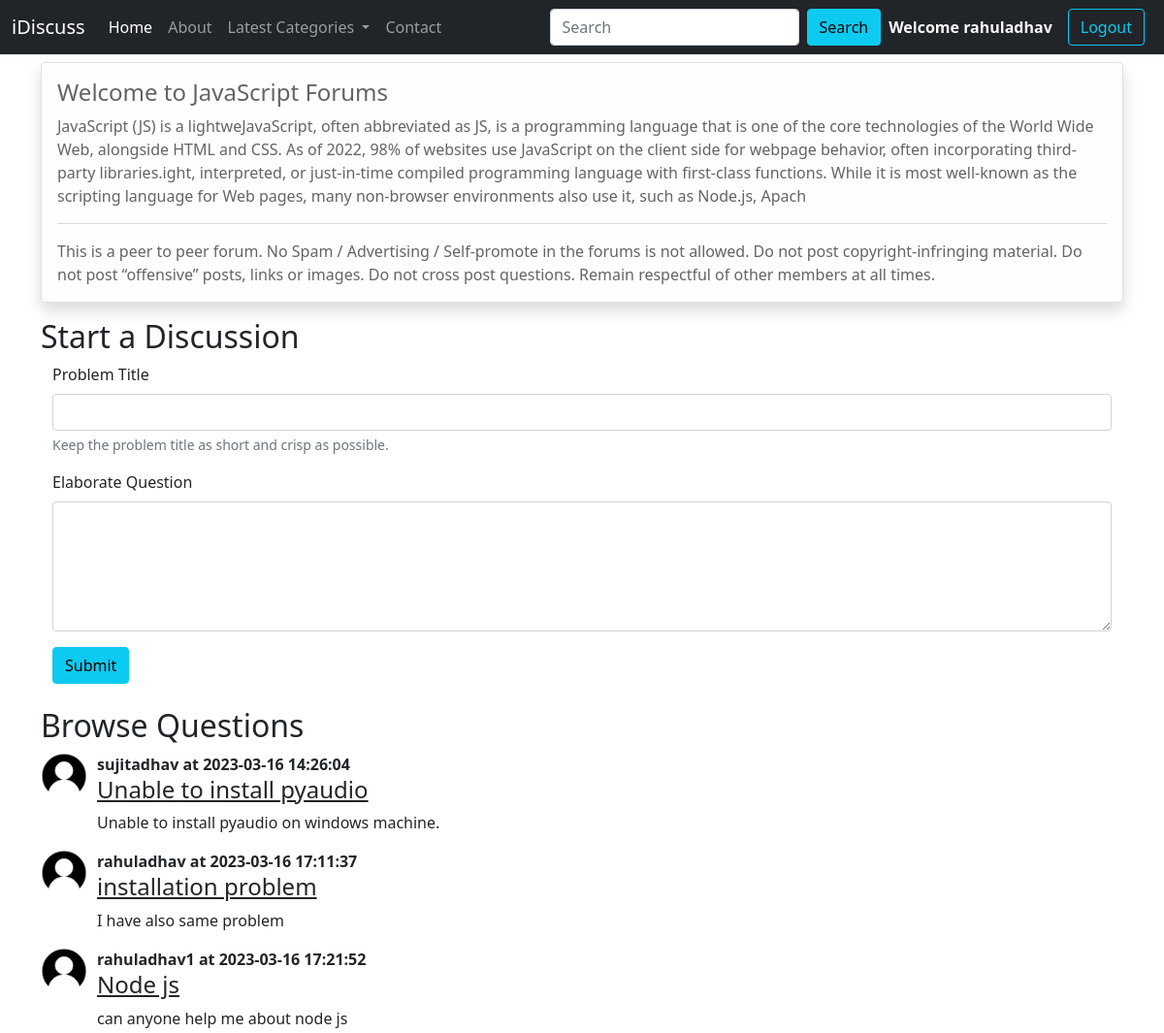
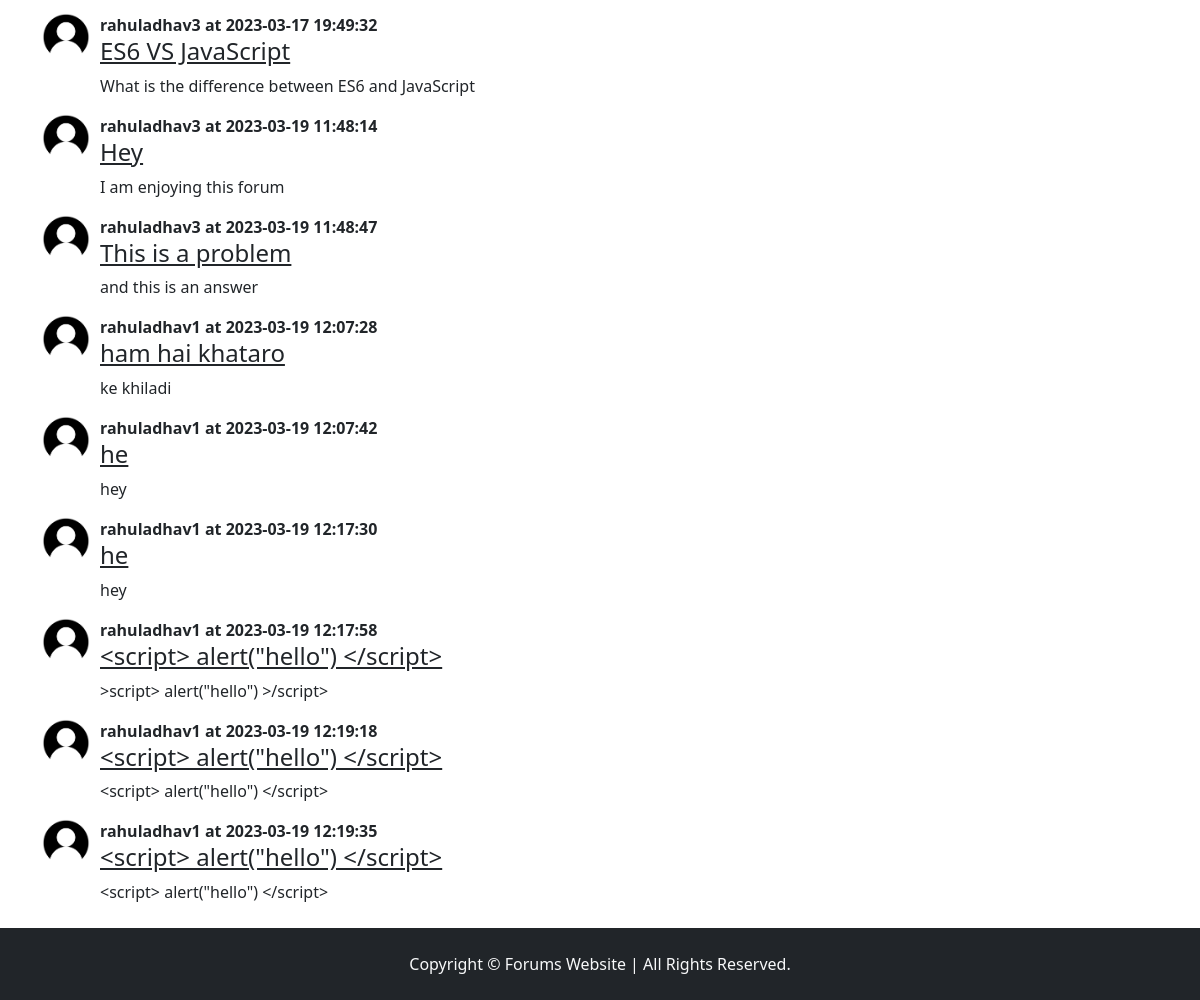
Page /threadlist.php?catid=1 (signed in) on the committed database (2 pictures, top to bottom).
### tables this page shows
CREATE TABLE `categories` (
  `category_id` int(11) NOT NULL,
  `category_name` varchar(255) NOT NULL,
  `category_description` text NOT NULL,
  `dt` datetime NOT NULL DEFAULT current_timestamp()
);

CREATE TABLE `threads` (
  `thread_id` int(11) NOT NULL,
  `thread_title` varchar(255) NOT NULL,
  `thread_desc` text NOT NULL,
  `thread_cat_id` int(11) NOT NULL,
  `thread_user_id` int(11) NOT NULL,
  `thread_dt` datetime NOT NULL DEFAULT current_timestamp()
);

CREATE TABLE `users` (
  `user_id` int(11) NOT NULL,
  `user_name` varchar(255) NOT NULL,
  `password` varchar(255) NOT NULL,
  `dt` datetime NOT NULL DEFAULT current_timestamp()
);

### threadlist.php (the view, shortened to what this page needs)
<!doctype html>
<html lang="en">
  <head>
    <link href="https://cdn.jsdelivr.net/npm/bootstrap@5.0.2/dist/css/bootstrap.min.css" rel="stylesheet">
    <link rel="stylesheet" href="partials/css/style.css">
  </head>
  <body>
    <?php
    include 'partials/_dbconnect.php';
    include 'partials/_header.php';
    $id = $_GET['catid'];
    $sql = "SELECT * FROM `categories` WHERE `category_id`='$id'";
    $result = mysqli_query($conn, $sql);
    while($row=mysqli_fetch_assoc($result)){
        $catname = $row['category_name'];
        $catdesc = $row['category_description'];
    }
    ?>
    <div class="container my-2 min-ht">
        <div class="alert alert-light border shadow" role="alert">
            <h4 class="alert-heading">Welcome to <?php echo $catname ?> Forums</h4>
            <p><?php echo $catdesc ?></p>
            <hr>
            <p class="mb-0">This is a peer to peer forum. No Spam / Advertising / Self-promote in the forums is not allowed. Do not post copyright-infringing material. Do not post “offensive” posts, links or images. Do not cross post questions. Remain respectful of other members at all times.</p>
        </div>
        <h2>Start a Discussion</h2>
        <?php
        if(isset($_SESSION['loggedin']) && $_SESSION['loggedin']==true){
        echo '
        <div class="container">
            <form action="'.$_SERVER['REQUEST_URI'].'" method="post">
                <div class="mb-3">
                    <label for="exampleInputEmail1" class="form-label">Problem Title</label>
                    <input type="text" class="form-control" name="problem_title" id="exampleInputEmail1" aria-describedby="emailHelp">
                    <div id="emailHelp" class="form-text">Keep the problem title as short and crisp as possible.</div>
                </div>
                <div class="mb-3">
                    <label for="exampleInputPassword1" class="form-label">Elaborate Question</label>
                    <textarea class="form-control" name="problem_desc" id="exampleInputPassword1" cols="10" rows="5"></textarea>
                </div>
                <button type="submit" class="btn btn-info">Submit</button>
            </form>
        </div>';
        }
        else{
            echo '
            <div class="container">
            <p class="lead">You are not logged in. Please login to be able to start discussion.</p>
            </div>';
        }
        ?>
        <h2 class="mt-4">Browse Questions</h2>
            <?php
                $id = $_GET['catid'];
                $sql = "SELECT * FROM `threads` WHERE `thread_cat_id`='$id'";
                $result = mysqli_query($conn, $sql);
                while ($row=mysqli_fetch_assoc($result)) {
                    $thread_id = $row['thread_id'];
                    $thread_title = $row['thread_title'];
                    $thread_desc = $row['thread_desc'];
                    $thread_time = $row['thread_dt'];
                    $thread_user_id = $row['thread_user_id'];
                    $sql2 = "SELECT `user_name` FROM `users` WHERE `user_id` = '$thread_user_id'";
                    $result2 = mysqli_query($conn, $sql2);
                    $row2=mysqli_fetch_assoc($result2);
                    echo '
                    <div class="media">
                        <img src="partials/img/default_user.png" alt="">
                        <div class="media-body">
                            <p class="fw-bold my-0">'.$row2['user_name'].' at '.$thread_time.'</p>
                            <h4><a class="text-dark" href="thread.php?threadid='.$thread_id.'">'.$thread_title.'</a></h4>
                            <p>'.$thread_desc.'</p>
                        </div>
                    </div>';
                }
            ?>
    </div>
    <?php include 'partials/_footer.php' ?>
  </body>
</html>

### partials/css/style.css (style rules this page uses)
* { margin: 0; padding: 0; }
.media { display: flex; flex-direction: row; }
.media > img { width: 3em; height: 3em; margin-right: 10px; }
.min-ht { min-height: 85vh; }

### rows in the picture
categories: category_name "JavaScript", category_description "JavaScript (JS) is a lightweJavaScript, often abbreviated as JS, is a programming language that is one of the core technologies of the World Wide Web, alongside HTML and CSS. As of 2022, 98% of websites use JavaScript on the client side for webpage behavior, often incorporating third-party libraries.ight, interpreted, or just-in-time compiled programming language with first-class functions. While it is most well-known as the scripting language for Web pages, many non-browser environments also use it, such as Node.js, Apach"
threads: users.user_name "sujitadhav", thread_dt "2023-03-16 14:26:04", thread_title "Unable to install pyaudio", thread_desc "Unable to install pyaudio on windows machine."
threads: users.user_name "rahuladhav", thread_dt "2023-03-16 17:11:37", thread_title "installation problem", thread_desc "I have also same problem"
threads: users.user_name "rahuladhav1", thread_dt "2023-03-16 17:21:52", thread_title "Node js", thread_desc "can anyone help me about node js"
threads: users.user_name "rahuladhav3", thread_dt "2023-03-17 19:49:32", thread_title "ES6 VS JavaScript", thread_desc "What is the difference between ES6 and JavaScript"
threads: users.user_name "rahuladhav3", thread_dt "2023-03-19 11:48:14", thread_title "Hey", thread_desc "I am enjoying this forum"
threads: users.user_name "rahuladhav3", thread_dt "2023-03-19 11:48:47", thread_title "This is a problem", thread_desc "and this is an answer"
threads: users.user_name "rahuladhav1", thread_dt "2023-03-19 12:07:28", thread_title "ham hai khataro", thread_desc "ke khiladi"
threads: users.user_name "rahuladhav1", thread_dt "2023-03-19 12:07:42", thread_title "he", thread_desc "hey"
threads: users.user_name "rahuladhav1", thread_dt "2023-03-19 12:17:30", thread_title "he", thread_desc "hey"
threads: users.user_name "rahuladhav1", thread_dt "2023-03-19 12:17:58", thread_title "<script> alert(\"hello\") </script>", thread_desc ">script> alert(\"hello\") >/script>"
threads: users.user_name "rahuladhav1", thread_dt "2023-03-19 12:19:18", thread_title "<script> alert(\"hello\") </script>", thread_desc "<script> alert(\"hello\") </script>"
threads: users.user_name "rahuladhav1", thread_dt "2023-03-19 12:19:35", thread_title "<script> alert(\"hello\") </script>", thread_desc "<script> alert(\"hello\") </script>"

### other values in the picture
$_SESSION['username'] "rahuladhav"
